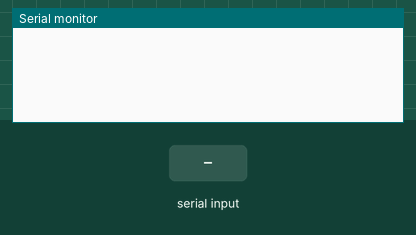
This sketch was run on a simulated ESP32. On the bench: the last lines printed to the serial monitor. The inputs (shaded band) are chosen by the test bench.

Above: at 1.2 s.
1.3 s: "1" received over the second serial link
At 2.5 s:
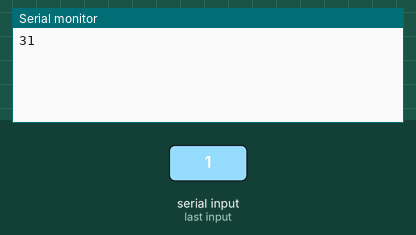
2.8 s: "0" received over the second serial link
At 3.7 s:
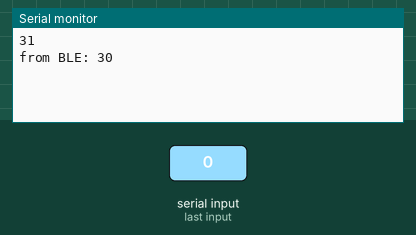
4.3 s: "2" received over the second serial link
At 4.9 s:
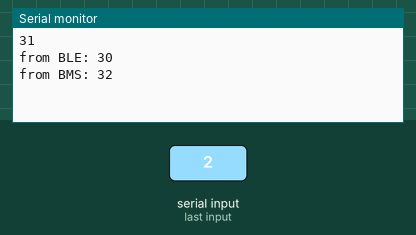

The sketch:

TTL_2way_scanner.ino
```cpp
//TTL 2 way sniffer
//for an ESP32 devkit

//pins d2 and d17 are connected to the BMS-BLE serial wires

//from BLE
#define RXD1 2 //data line from BLE module to BMS
#define TXD1 4 //not connected to anything

//from BMS
#define RXD2 17 //data line from BMS to BLE module
#define TXD2 16 //not connected to anything

volatile bool RXorTX;
byte inByte;

void setup() {
  //to serial console, speed can be whtever you want
  Serial.begin(115200);
  while (!Serial) {
    ;
  }

  //the BMS is 9600 baud
  Serial1.begin(9600, SERIAL_8N1, RXD1, TXD1);
  Serial2.begin(9600, SERIAL_8N1, RXD2, TXD2);

}

void loop() {

  if (Serial2.available() && RXorTX){
    RXorTX = false;
    Serial.println();
    Serial.print("from BMS: ");
  }
  while (Serial2.available()) {
    inByte = char(Serial2.read());
    if ( inByte < 0x10 ){
      Serial.print("0");
    }
    Serial.print(inByte, HEX);
    Serial.print(" ");
  }

  delay(10);

  if (Serial1.available() && !RXorTX){
    RXorTX = true;
    Serial.println();
    Serial.println();
    Serial.print("from BLE: ");
  }
  while (Serial1.available()) {
    inByte = char(Serial1.read());
    if ( inByte < 0x10 ){
      Serial.print("0");
    }
    Serial.print(inByte, HEX);
    Serial.print(" ");
  }

  delay(10);

}
```

Measured:
- after the input at 1.3 s, the serial monitor: prints a new line at once (image 1)
- after the input at 2.8 s, the serial monitor: prints a new line at once (image 2)
- after the input at 4.3 s, the serial monitor: prints a new line at once (image 3)
